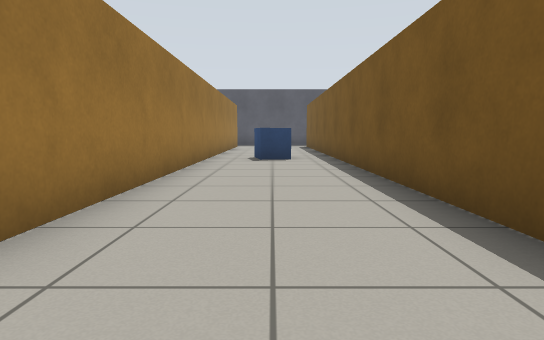
[1] (above)

16 first-person views from a walk through a world built for the Gazebo simulator. The camera is 0.68 m above the floor, tilts 6° down and sees 75° across. The floor is counted in squares, 1 m on a side. Each view is taken from the middle of a square. On the plan, view 1 faces up. The plan holds only what a view shows up to about 10 squares ahead; the rest is blank.

[2]
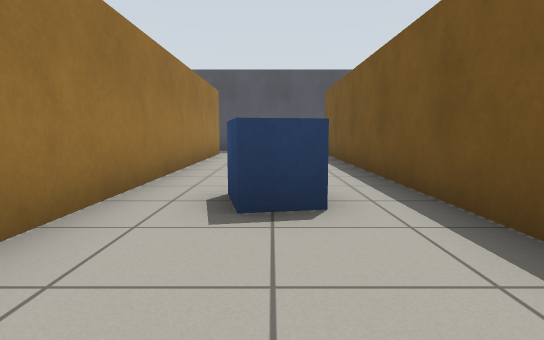

[3]
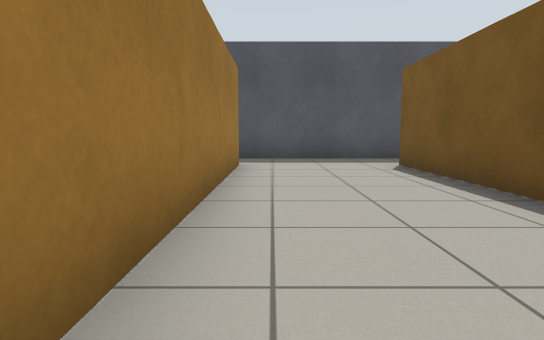

[4]
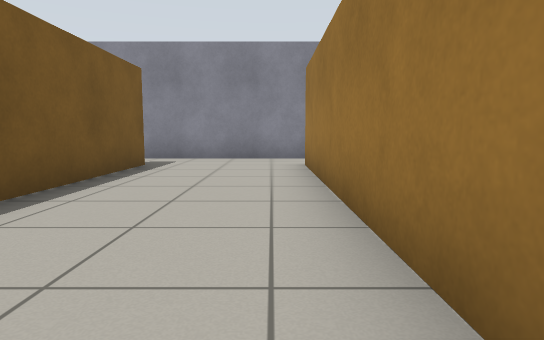

[5]
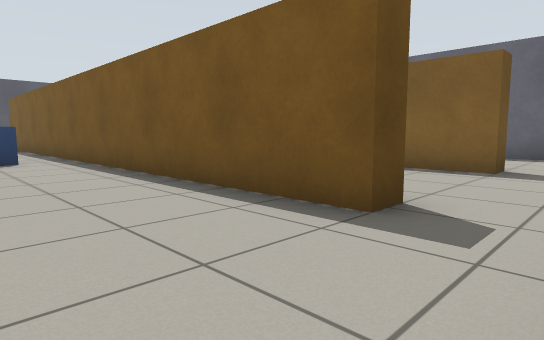

[6]
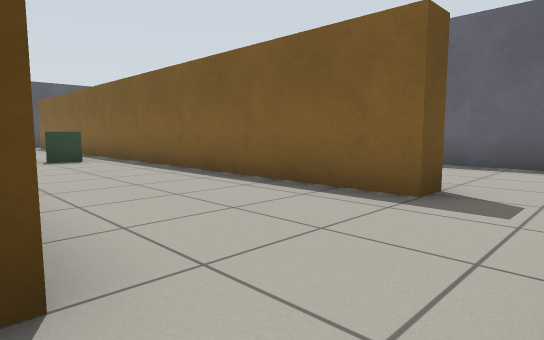

[7]
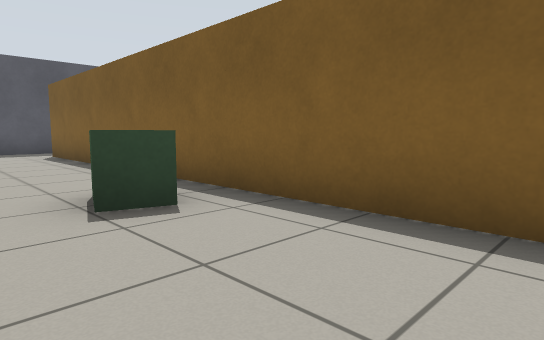

[8]
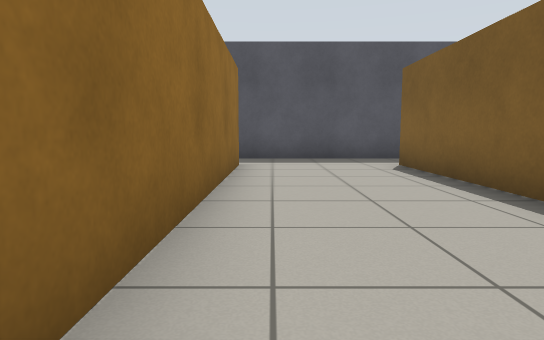

[9]
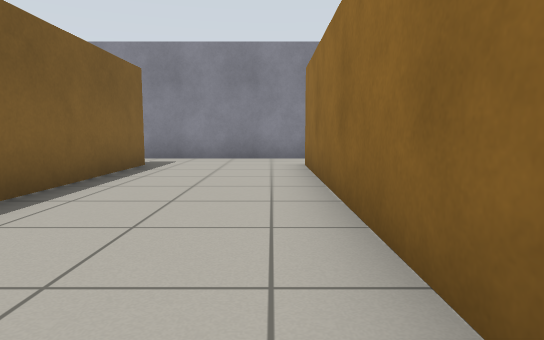

[10]
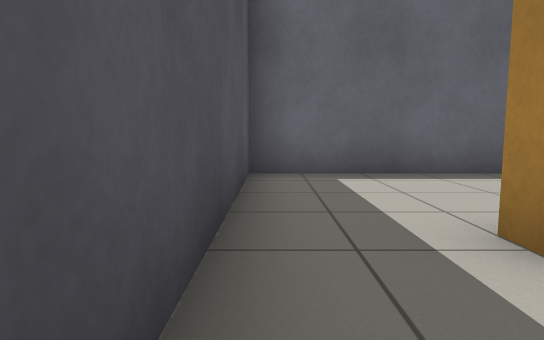

[11]
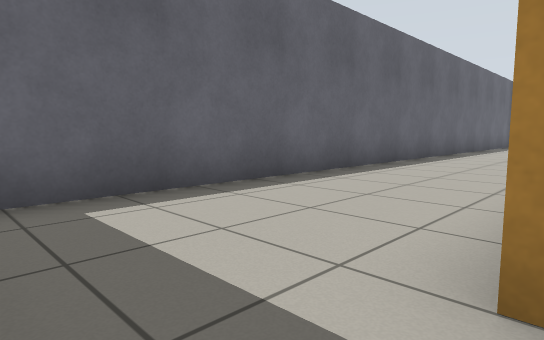

[12]
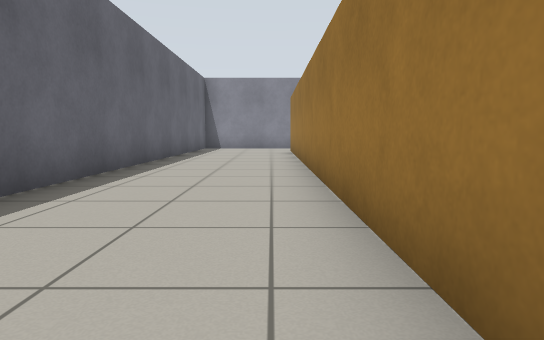

[13]
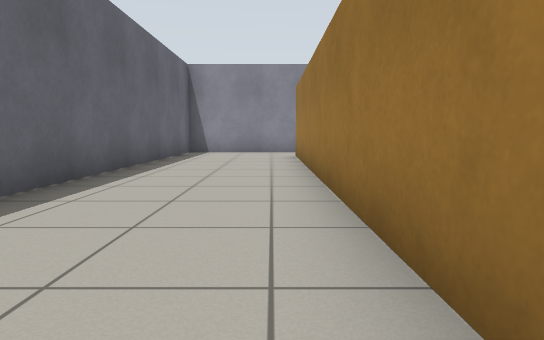

[14]
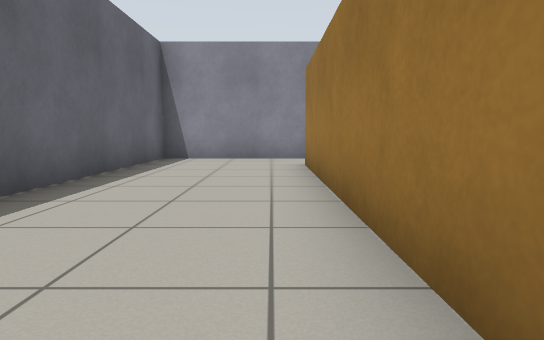

[15]
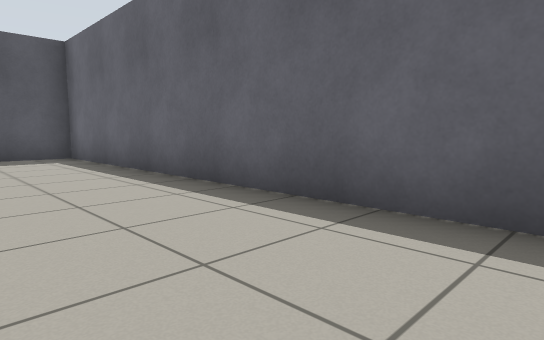

[16]
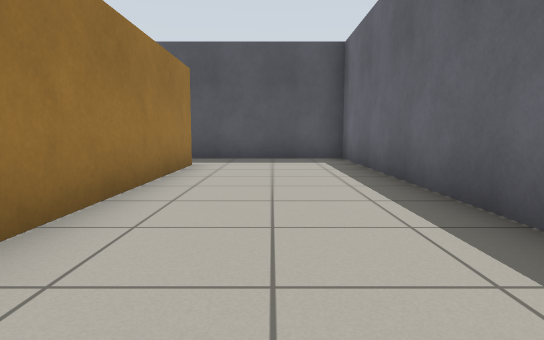

### Floor plan
Points are (right, up) in squares from view 1. A wall is a line through its corners. A room is listed if a view was taken in it or the views show most of it. See-through windows are left out.
Room 1 (views 1, 2, 3, 4, 5, 6)
walls: (-1.7, 17.5) (-1.7, 1.5); (2.3, 1.5) (1.7, 1.5) (1.7, 17.5); (2.5, 19.4) (-1.9, 19.4); (-2, -0.4) (2.5, -0.4)
ways out: opening at (2, 0.5) to room 2; opening at (2, 18.5) to room 2; opening at (-2, 0.5); opening at (-2, 18.5)
objects: pallet (0, 9) to (0, 10)
Room 2 (views 7, 8, 9, 10, 11)
walls: (2.3, 8.2) (2.3, 1.5); (2.3, 17.5) (2.3, 10.8); (6.3, 1.5) (5.7, 1.5) (5.7, 17.5) (6.3, 17.5); (6.5, 19.4) (2.5, 19.4); (2.5, -0.4) (6.4, -0.4)
ways out: opening at (2, 0.5) to room 1; opening at (2, 18.5) to room 1; opening at (6, 0.5) to room 3; opening at (6, 18.5) to room 3
objects: pallet (4, 9) to (5, 10)
Room 3 (views 12, 13, 14, 15, 16)
walls: (6.3, 17.5) (6.3, 1.5); (6.4, -0.4) (9.9, -0.4) (9.9, 19.4) (6.5, 19.4)
ways out: opening at (6, 0.5) to room 2; opening at (6, 18.5) to room 2

Where each view was taken, in squares from view 1:
view 1: 0 up, 0 right, facing up
view 2: 6 up, 0 right, facing up
view 3: 10 up, 1 left, facing up
view 4: 9 up, 1 left, facing down
view 5: 0 up, 1 left, facing up-right
view 6: 0 up, 2 right, facing up-right
view 7: 6 up, 3 right, facing up-right
view 8: 10 up, 3 right, facing up
view 9: 9 up, 3 right, facing down
view 10: 19 up, 4 right, facing right
view 11: 19 up, 6 right, facing down-right
view 12: 15 up, 7 right, facing down
view 13: 12 up, 7 right, facing down
view 14: 9 up, 7 right, facing down
view 15: 9 up, 7 right, facing up-right
view 16: 10 up, 8 right, facing up
